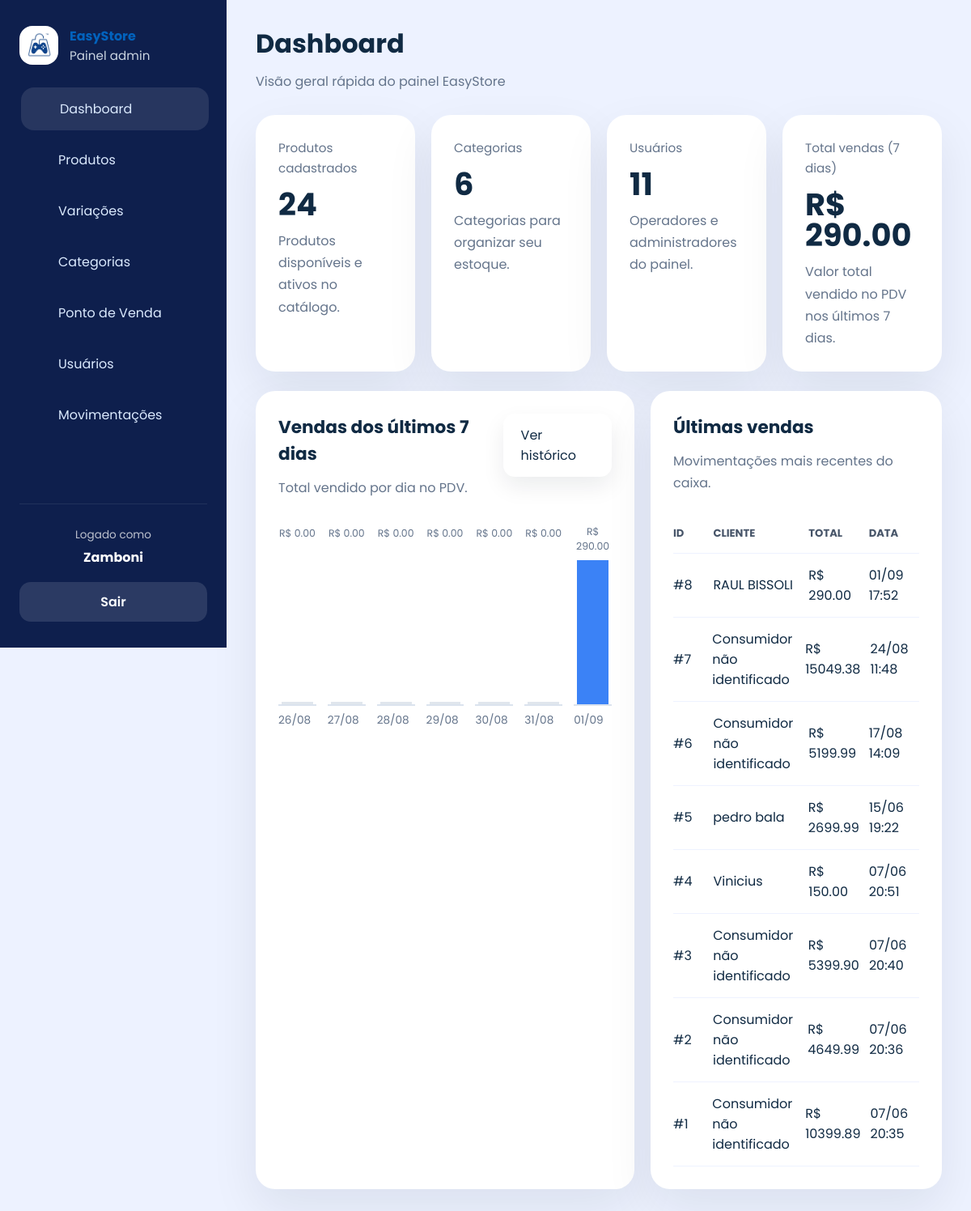
Page /admin (signed in) on the committed database.
### app/models/venda.py (models this page shows, shortened)
class Venda(Base):
    __tablename__ = "vendas"
    id = Column(
        Integer,
        primary_key=True,
        index=True
    )
    cliente_id = Column(
        Integer,
        ForeignKey("clientes.id", ondelete="SET NULL"),
        nullable=True
    )
    usuario_id = Column(
        Integer,
        ForeignKey("usuarios.id", ondelete="SET NULL"),
        nullable=True
    )
    desconto_percentual = Column(
        Float,
        nullable=False,
        default=0.0
    )
    total_bruto = Column(
        Float,
        nullable=False,
        default=0.0
    )
    total_liquido = Column(
        Float,
        nullable=False,
        default=0.0
    )
    observacao = Column(
        String(255),
        nullable=True
    )
    criado_em = Column(
        DateTime,
        server_default=func.now()
    )
    cliente = relationship(
        "Cliente",
        back_populates="vendas"
    )
    usuario = relationship(
        "Usuario",
        backref="vendas"
    )
    itens = relationship(
        "ItemVenda",
        back_populates="venda",
        cascade="all, delete-orphan"
    )
    pagamentos = relationship(
        "Pagamento",
        back_populates="venda",
        cascade="all, delete-orphan"
    )

### app/models/cliente.py (models this page shows)
class Cliente(Base):
    __tablename__ = "clientes"
    id         = Column(Integer, primary_key=True, index=True)
    nome       = Column(String(150), nullable=False, index=True)
    email      = Column(String(167), nullable=True, unique=True, index=True)
    telefone   = Column(String(20), nullable=True)
    usuario_id = Column(
        Integer,
        ForeignKey("usuarios.id", ondelete="SET NULL"),
        nullable=True,
        unique=True,
    )
    is_associado = Column(Boolean, default=False, nullable=False)
    ativo      = Column(Boolean, default=True)
    criado_em  = Column(DateTime, server_default=func.now())
    usuario = relationship("Usuario", back_populates="cliente_perfil")
    vendas  = relationship("Venda", back_populates="cliente", lazy="select")

### app/main.py (the view)
@app.get("/admin")
def admin_dashboard(
    request: Request,
    db: Session = Depends(get_db),
    admin=Depends(get_admin),
):
    total_produtos = db.query(Produto).count()
    total_categorias = db.query(Categoria).count()
    total_usuarios = db.query(Usuario).count()
    ativos_produtos = db.query(Produto).filter(Produto.ativo == True).count()
    ultimas_vendas = (
        db.query(Venda)
        .order_by(Venda.criado_em.desc())
        .limit(8)
        .all()
    )
    hoje = datetime.now().date()
    dias_grafico = [hoje - timedelta(days=dia) for dia in range(6, -1, -1)]
    inicio_periodo = datetime.combine(dias_grafico[0], datetime.min.time())
    vendas_periodo = db.query(Venda).filter(Venda.criado_em >= inicio_periodo).all()
    totais_por_dia = {dia: 0.0 for dia in dias_grafico}
    for venda in vendas_periodo:
        if venda.criado_em:
            dia_venda = venda.criado_em.date()
            if dia_venda in totais_por_dia:
                totais_por_dia[dia_venda] += venda.total_liquido or 0.0
    maior_total = max(totais_por_dia.values()) or 1
    vendas_grafico = [
        {
            "label": dia.strftime("%d/%m"),
            "total": total,
            "percentual": round((total / maior_total) * 100),
        }
        for dia, total in totais_por_dia.items()
    ]
    total_vendas_7_dias = sum(totais_por_dia.values())
    return templates.TemplateResponse(
        request,
        "admin/index.html",
        {
            "request": request,
            "usuario": admin,
            "page_title": "Dashboard",
            "page_subtitle": "Visão geral rápida do painel EasyStore",
            "css_path": "css/dashboard.css",
            "active": "home",
            "total_produtos": total_produtos,
            "total_categorias": total_categorias,
            "total_usuarios": total_usuarios,
            "ativos_produtos": ativos_produtos,
            "vendas_grafico": vendas_grafico,
            "ultimas_vendas": ultimas_vendas,
            "total_vendas_7_dias": total_vendas_7_dias,
        },
    )

### app/templates/admin/index.html
{% extends "admin/base.html" %}
{% block content %}
<div class="metric-grid">
  <div class="metric-card">
    <span class="metric-label">Produtos cadastrados</span>
    <strong class="metric-value">{{ total_produtos }}</strong>
    <p class="metric-note">Produtos disponíveis e ativos no catálogo.</p>
  </div>
  <div class="metric-card">
    <span class="metric-label">Categorias</span>
    <strong class="metric-value">{{ total_categorias }}</strong>
    <p class="metric-note">Categorias para organizar seu estoque.</p>
  </div>
  <div class="metric-card">
    <span class="metric-label">Usuários</span>
    <strong class="metric-value">{{ total_usuarios }}</strong>
    <p class="metric-note">Operadores e administradores do painel.</p>
  </div>
  <div class="metric-card accent-card">
    <span class="metric-label">Total vendas (7 dias)</span>
    <strong class="metric-value">R$ {{ "%.2f"|format(total_vendas_7_dias) }}</strong>
    <p class="metric-note">Valor total vendido no PDV nos últimos 7 dias.</p>
  </div>
</div>
<div class="dashboard-grid">
  <section class="dashboard-card sales-chart-card">
    <div class="dashboard-card-header">
      <div>
        <h2>Vendas dos últimos 7 dias</h2>
        <p class="metric-note">Total vendido por dia no PDV.</p>
      </div>
      <a href="/pdv/historico" class="btn btn-secondary">Ver histórico</a>
    </div>
    <div class="sales-chart">
      {% for dia in vendas_grafico %}
      {% set chart_bar_class = 'chart-bar is-empty' if dia.total == 0 else 'chart-bar' %}
      <div class="chart-column">
        <div class="chart-value">R$ {{ "%.2f"|format(dia.total) }}</div>
        <div class="chart-track">
          <div class="{{ chart_bar_class }}" style="height: {{ dia.percentual }}%;"></div>
        </div>
        <span>{{ dia.label }}</span>
      </div>
      {% endfor %}
    </div>
  </section>
  <section class="dashboard-card latest-sales-card">
    <div class="dashboard-card-header">
      <div>
        <h2>Últimas vendas</h2>
        <p class="metric-note">Movimentações mais recentes do caixa.</p>
      </div>
    </div>
    <div class="latest-sales-table">
      <div class="latest-sales-row header">
        <div>ID</div>
        <div>Cliente</div>
        <div>Total</div>
        <div>Data</div>
      </div>
      {% for venda in ultimas_vendas %}
      <a class="latest-sales-row" href="/pdv/venda/{{ venda.id }}">
        <div>#{{ venda.id }}</div>
        <div>{{ venda.cliente.nome if venda.cliente else 'Consumidor não identificado' }}</div>
        <div>R$ {{ "%.2f"|format(venda.total_liquido) }}</div>
        <div>{{ venda.criado_em.strftime('%d/%m %H:%M') if venda.criado_em else '-' }}</div>
      </a>
      {% else %}
      <div class="empty-state">Nenhuma venda registrada ainda.</div>
      {% endfor %}
    </div>
  </section>
</div>
{% endblock %}

### app/static/css/admin.css (style rules this page uses)
:root { --bg: #edf2ff; --surface: #ffffff; --surface-soft: #f8fafc; --text: #102a43; --muted: #64748b; --primary: #2563eb; --primary-dark: #1d4ed8; --success: #16a34a; --warning: #f59e0b; --danger: #dc2626; --radius: 24px; --shadow: 0 24px 60px rgba(15, 23, 42, 0.08); --transition: 0.25s ease; --color-dark: #0262bd; --color-primary: #3fa1fc; }
* { box-sizing: border-box; margin: 0; padding: 0; }
html, body { min-height: 100%; background: var(--bg); color: var(--text); font-family: 'Poppins', sans-serif; }
body { overflow-x: hidden; }
a { color: inherit; text-decoration: none; }
.btn { align-items: center; border: none; border-radius: 14px; display: inline-flex; justify-content: center; padding: 14px 22px; transition: transform var(--transition), box-shadow var(--transition); }
.btn-secondary { background: var(--surface); box-shadow: 0 12px 28px rgba(15, 23, 42, 0.08); color: var(--text); }

### app/static/css/dashboard.css (style rules this page uses)
.metric-grid { display: grid; gap: 20px; grid-template-columns: repeat(4, minmax(180px, 1fr)); }
.metric-card, .welcome-card, .dashboard-card { background: var(--surface); border-radius: var(--radius); box-shadow: var(--shadow); }
.metric-card { padding: 28px; }
.metric-label { color: var(--muted); font-size: 0.95rem; }
.metric-value { display: block; font-size: 2.4rem; line-height: 1; margin-top: 14px; }
.metric-note { color: var(--muted); line-height: 1.7; margin-top: 12px; }
.dashboard-grid { display: grid; gap: 20px; grid-template-columns: minmax(0, 1.25fr) minmax(360px, 0.75fr); }
.dashboard-card { padding: 28px; }
.dashboard-card-header { align-items: flex-start; display: flex; gap: 16px; justify-content: space-between; margin-bottom: 24px; }
.dashboard-card-header h2 { font-size: 1.35rem; }
.sales-chart { align-items: end; display: grid; gap: 14px; grid-template-columns: repeat(7, minmax(46px, 1fr)); min-height: 260px; }
.chart-column { align-items: center; display: grid; gap: 8px; grid-template-rows: auto 180px auto; min-width: 0; }
.chart-value { color: var(--muted); font-size: 0.78rem; min-height: 34px; text-align: center; }
.chart-track { align-items: flex-end; background: transparent; border: none; border-bottom: 2px solid #dbe3ee; border-radius: 0; display: flex; height: 180px; justify-content: center; overflow: visible; padding: 0 4px; width: 100%; }
.chart-bar { background-color: #3b82f6; border-radius: 0; box-shadow: none; max-width: 44px; min-height: 0; transition: height 0.35s ease; width: 100%; }
.chart-bar.is-empty { background: #cbd5e1; height: 3px !important; max-width: 44px; opacity: 0.6; }
.chart-column span { color: var(--muted); font-size: 0.85rem; }
.latest-sales-table { display: grid; }
.latest-sales-row { align-items: center; border-bottom: 1px solid #eef2ff; display: grid; gap: 12px; grid-template-columns: 0.6fr 1.7fr 1fr 1fr; padding: 14px 0; }
.latest-sales-row.header { color: #475569; font-size: 0.82rem; font-weight: 700; text-transform: uppercase; }
a.latest-sales-row { transition: color var(--transition), transform var(--transition); }

### rows in the picture
Venda: id "8", cliente "RAUL BISSOLI", total_liquido "290.00", criado_em "01/09 17:52"
Venda: id "7", cliente "Consumidor não identificado", total_liquido "15049.38", criado_em "24/08 11:48"
Venda: id "6", cliente "Consumidor não identificado", total_liquido "5199.99", criado_em "17/08 14:09"
Venda: id "5", cliente "pedro bala", total_liquido "2699.99", criado_em "15/06 19:22"
Venda: id "4", cliente "Vinicius", total_liquido "150.00", criado_em "07/06 20:51"
Venda: id "3", cliente "Consumidor não identificado", total_liquido "5399.90", criado_em "07/06 20:40"
Venda: id "2", cliente "Consumidor não identificado", total_liquido "4649.99", criado_em "07/06 20:36"
Venda: id "1", cliente "Consumidor não identificado", total_liquido "10399.89", criado_em "07/06 20:35"

### other values in the picture
{{ logged_name }} "Zamboni"
{{ page_title }} "Dashboard"
{{ page_subtitle }} "Visão geral rápida do painel EasyStore"
{{ total_produtos }} "24"
{{ total_categorias }} "6"
{{ total_usuarios }} "11"
{{ "%.2f"|format(total_vendas_7_dias) }} "290.00"
{{ "%.2f"|format(dia.total) }} "0.00" "0.00" "0.00" "0.00" "0.00" "0.00" "290.00"
{{ dia.label }} "26/08" "27/08" "28/08" "29/08" "30/08" "31/08" "01/09"
